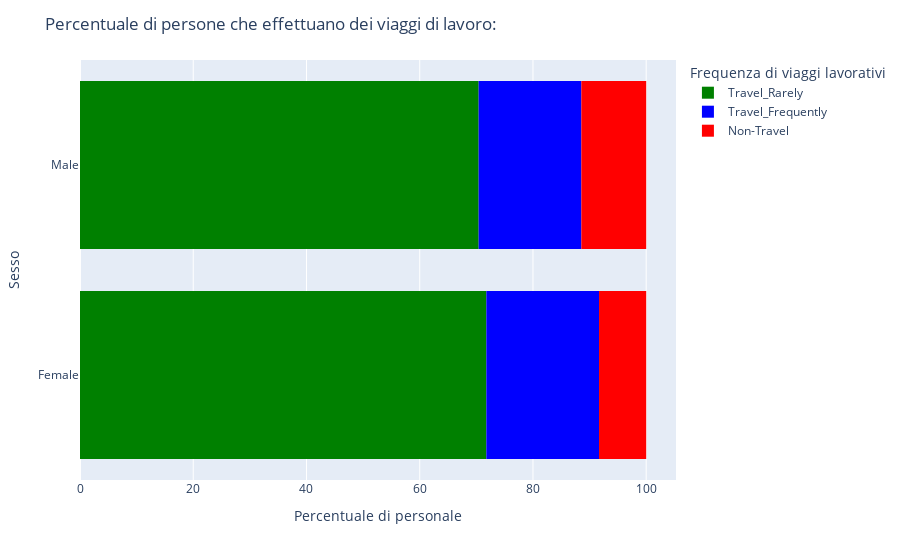

Notebook cell for this chart:
### Code cell
#Si analizza la frequenza dei viaggi lavorativi del personale
#Si può dire che le donne effettuano viaggi lavorativi più spesso rispetto agli uomini

fig0 = px.histogram(data_frame = df, y = "Gender", color="BusinessTravel", barmode="relative",
                   text_auto=False, barnorm="percent",
                    color_discrete_map={"Travel_Rarely":"Green","Travel_Frequently":"Blue", "Non-Travel":"Red"})
fig0.layout["xaxis"]["title"] = "Percentuale di personale"
fig0.layout["yaxis"]["title"] = "Sesso"
fig0.layout["legend"]["title"] = "Frequenza di viaggi lavorativi"
fig0.layout["title"] = "Percentuale di persone che effettuano dei viaggi di lavoro:"
fig0.show()

### Figure 1 — Plotly figure (JSON) as saved in the notebook; plotly's stock layout.template omitted (floating-point values rounded to 4 significant figures; data arrays with more than 128 entries replaced by an {"elided": "..."} marker saying what was removed)
{"data": [{"alignmentgroup": "True", "bingroup": "y", "hovertemplate": "BusinessTravel=Travel_Rarely<br>count (normalized as percent)=%{x}<br>Gender=%{y}<extra></extra>", "legendgroup": "Travel_Rarely", "marker": {"color": "Green", "pattern": {"shape": ""}}, "name": "Travel_Rarely", "offsetgroup": "Travel_Rarely", "orientation": "h", "showlegend": true, "type": "histogram", "xaxis": "x", "y": {"elided": "1043 str values"}, "yaxis": "y"}, {"alignmentgroup": "True", "bingroup": "y", "hovertemplate": "BusinessTravel=Travel_Frequently<br>count (normalized as percent)=%{x}<br>Gender=%{y}<extra></extra>", "legendgroup": "Travel_Frequently", "marker": {"color": "Blue", "pattern": {"shape": ""}}, "name": "Travel_Frequently", "offsetgroup": "Travel_Frequently", "orientation": "h", "showlegend": true, "type": "histogram", "xaxis": "x", "y": {"elided": "277 str values"}, "yaxis": "y"}, {"alignmentgroup": "True", "bingroup": "y", "hovertemplate": "BusinessTravel=Non-Travel<br>count (normalized as percent)=%{x}<br>Gender=%{y}<extra></extra>", "legendgroup": "Non-Travel", "marker": {"color": "Red", "pattern": {"shape": ""}}, "name": "Non-Travel", "offsetgroup": "Non-Travel", "orientation": "h", "showlegend": true, "type": "histogram", "xaxis": "x", "y": {"elided": "150 str values"}, "yaxis": "y"}], "layout": {"autosize": true, "barmode": "relative", "barnorm": "percent", "legend": {"title": {"text": "Frequenza di viaggi lavorativi"}, "tracegroupgap": 0}, "margin": {"t": 60}, "title": {"text": "Percentuale di persone che effettuano dei viaggi di lavoro:"}, "xaxis": {"anchor": "y", "autorange": true, "domain": [0, 1], "range": [0, 105.3], "title": {"text": "Percentuale di personale"}}, "yaxis": {"anchor": "x", "autorange": true, "domain": [0, 1], "range": [-0.5, 1.5], "title": {"text": "Sesso"}, "type": "category"}}}
